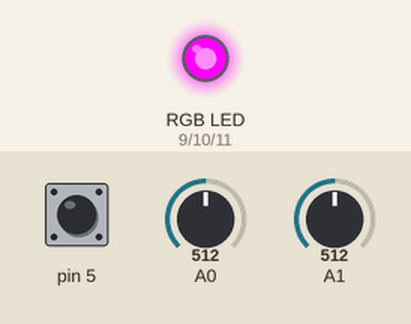
Recording of a sketch running on a simulated Arduino Uno, built with avr-gcc and run on an emulated ATmega328P. Parts: an RGB LED mixed from three pins (HIGH = lit). The inputs (shaded band) are chosen by the test bench; at power-on: pin 5 HIGH, A1 = 512, A0 = 512. What the sketch prints to the serial monitor is not drawn.

Above: at 1.8 s.
1.9 s: pin 5 pulled LOW for 1.2 s
At 3.4 s:
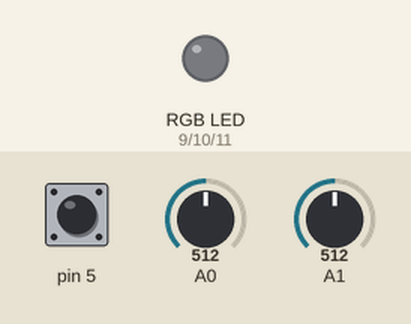
5.5 s: A1 set to 489
At 6.6 s:
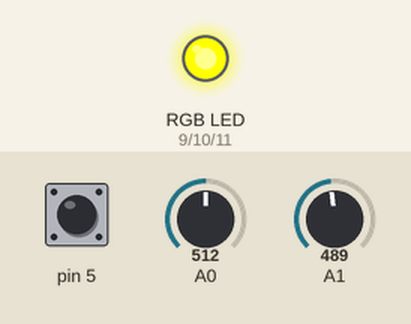
7.5 s: A0 set to 489
At 9.2 s:
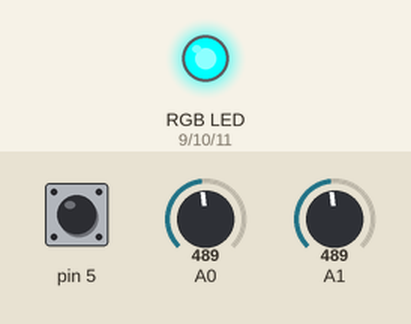
9.5 s: A0 set to 510
At 11.0 s:
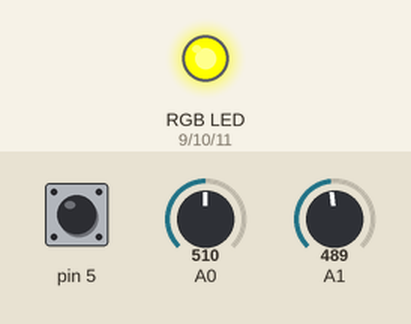
11.5 s: A0 set to 490
At 12.5 s:
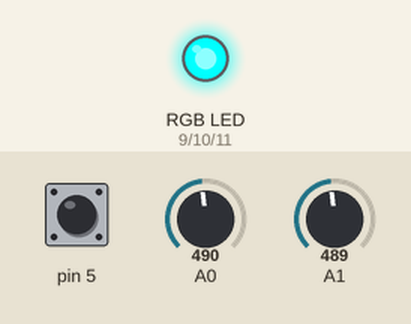
Timing chart, 0 to 14.5 s (numbered marks = the images above; inputs shaded):
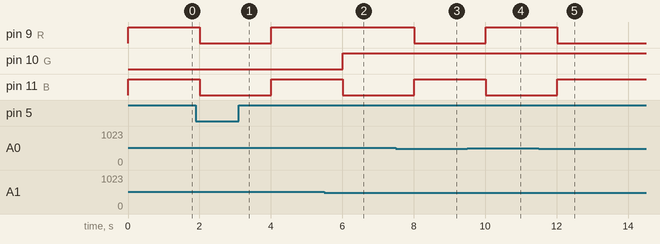

The sketch:

Arduino_project_modelight_code.ino
```cpp
// 3색 LED
// 9 10 11번에 RGB값
int R = 9;
int G = 10;
int B = 11;

void setup() {
  Serial.begin(9600); // 시리얼 통신 시작
  pinMode(5, INPUT_PULLUP); // 5번핀에 연결된 조이스틱을 input으로
  pinMode(9, OUTPUT); // R을 OUTPUT으로
  pinMode(10, OUTPUT); // G를 OUTPUT으로
  pinMode(11, OUTPUT); // B를 OUTPUT으로
}

void loop() {

  int push = digitalRead(5); // 누르면 0 떼면 1
  int X = analogRead(A0); // 조이스틱의 X축 좌표를 아날로그값으로 읽음
  int Y = analogRead(A1); // 조이스틱의 Y축 좌표를 아날로그값으로 읽음
  int count = 0;

  Serial.print(" X: ");
  Serial.print(X);

  Serial.print(" Y: ");
  Serial.print(Y);

  Serial.print(" PUSH : ");
  Serial.println(push);

  if (Y>500){
      digitalWrite(R, 255);
      digitalWrite(G, 0);
      digitalWrite(B, 255);
  }else{
      digitalWrite(R, 0);
      digitalWrite(G, 255);
      digitalWrite(B, 255);
      if(X>500){
        digitalWrite(R, 255);
        digitalWrite(G, 255);
        digitalWrite(B, 0);
      }
  }

  if(push == 0){
       digitalWrite(R, 0);
       digitalWrite(G, 0);
       digitalWrite(B, 0);
       count = count+1;
       Serial.print(" button Count: ");
       Serial.print(count);
  }
  delay(1000);
}
```

Measured:
- the behaviour switches between 501 and 500 on A1 (found by bisection; images 1 and 2)
- the behaviour switches between 501 and 500 on A0 (found by bisection; images 2 and 3)
- after the input at 1.9 s, pin 9 (R), pin 11 (B): HIGH → LOW after 0.10 s, → HIGH 2.0 s later
- after the input at 5.5 s, pin 10 (G): LOW → HIGH after 0.51 s; pin 11 (B): HIGH → LOW after 0.51 s
- after the input at 7.5 s, pin 9 (R): HIGH → LOW after 0.51 s; pin 11 (B): LOW → HIGH after 0.51 s
- after the input at 9.5 s, pin 9 (R): LOW → HIGH after 0.51 s; pin 11 (B): HIGH → LOW after 0.51 s
- after the input at 11.5 s, pin 9 (R): HIGH → LOW after 0.51 s; pin 11 (B): LOW → HIGH after 0.51 s
